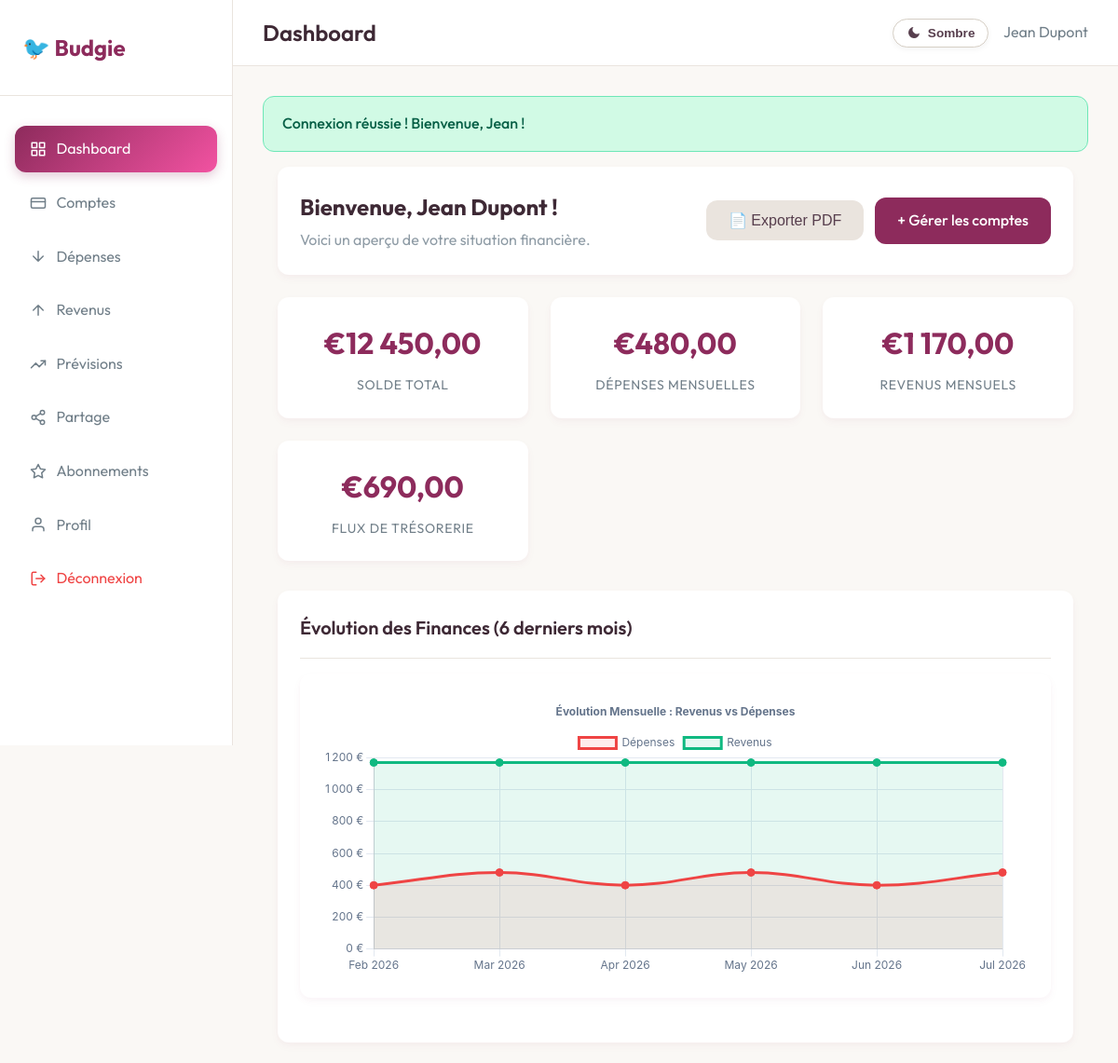
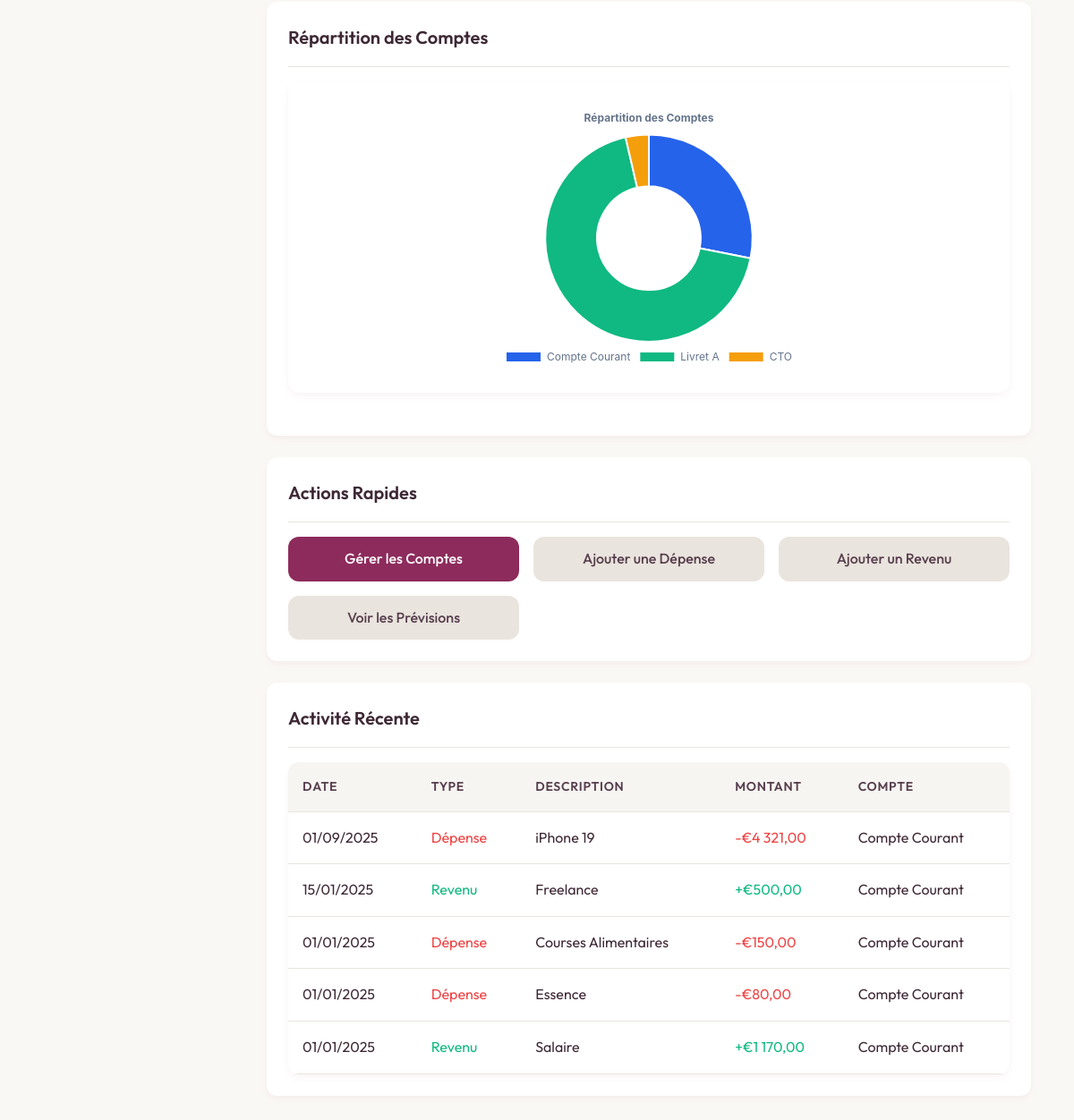
The app's page /public/index.php (signed in) with its own data (2 pictures, top to bottom).
### tables this page shows
CREATE TABLE expenses (
    id INT PRIMARY KEY AUTO_INCREMENT,
    user_id INT NOT NULL,
    account_id INT NOT NULL,
    name VARCHAR(100) NOT NULL,
    description TEXT,
    amount DECIMAL(15,2) NOT NULL,
    frequency ENUM('ponctuel', 'mensuel', 'bimensuel', 'trimestriel', 'semestriel', 'annuel') NOT NULL,
    start_date DATE NOT NULL,
    end_date DATE NULL,
    is_active BOOLEAN DEFAULT TRUE,
    created_at TIMESTAMP DEFAULT CURRENT_TIMESTAMP,
    updated_at TIMESTAMP DEFAULT CURRENT_TIMESTAMP ON UPDATE CURRENT_TIMESTAMP,
    deleted_at TIMESTAMP NULL DEFAULT NULL,
    FOREIGN KEY (user_id) REFERENCES users(id) ON DELETE CASCADE,
    FOREIGN KEY (account_id) REFERENCES accounts(id) ON DELETE CASCADE
);

CREATE TABLE incomes (
    id INT PRIMARY KEY AUTO_INCREMENT,
    user_id INT NOT NULL,
    account_id INT NOT NULL,
    name VARCHAR(100) NOT NULL,
    description TEXT,
    amount DECIMAL(15,2) NOT NULL,
    frequency ENUM('ponctuel', 'mensuel', 'bimensuel', 'trimestriel', 'semestriel', 'annuel') NOT NULL,
    start_date DATE NOT NULL,
    end_date DATE NULL,
    is_active BOOLEAN DEFAULT TRUE,
    created_at TIMESTAMP DEFAULT CURRENT_TIMESTAMP,
    updated_at TIMESTAMP DEFAULT CURRENT_TIMESTAMP ON UPDATE CURRENT_TIMESTAMP,
    deleted_at TIMESTAMP NULL DEFAULT NULL,
    FOREIGN KEY (user_id) REFERENCES users(id) ON DELETE CASCADE,
    FOREIGN KEY (account_id) REFERENCES accounts(id) ON DELETE CASCADE
);

### public/index.php (the view, shortened to what the rows shown need)
<?php
require_once __DIR__ . '/../src/config/config.php';
require_once SRC_PATH . '/services/ForecastService.php';
$forecastService = new ForecastService((int)$_SESSION['user_id']);
$firstOfMonth = new DateTime('first day of this month');
$lastOfMonth  = new DateTime('last day of this month');
$result  = $forecastService->buildForecast($lastOfMonth, $firstOfMonth);
$accounts     = fetchAll("SELECT id, name, balance FROM accounts WHERE user_id = ? AND deleted_at IS NULL", [$_SESSION['user_id']]);
$recentExpenses = fetchAll(
    "SELECT 'Dépense' as type, name, amount, start_date as date, 'text-danger' as class, account_id FROM expenses
     WHERE user_id = ? AND deleted_at IS NULL ORDER BY created_at DESC LIMIT 5",
    [$_SESSION['user_id']]
);
$recentIncomes = fetchAll(
    "SELECT 'Revenu' as type, name, amount, start_date as date, 'text-success' as class, account_id FROM incomes
     WHERE user_id = ? AND deleted_at IS NULL ORDER BY created_at DESC LIMIT 5",
    [$_SESSION['user_id']]
);
$recentActivity = array_merge($recentExpenses, $recentIncomes);
usort($recentActivity, function($a, $b) {
    return strtotime($b['date']) - strtotime($a['date']);
});
$recentActivity = array_slice($recentActivity, 0, 5);
$accountMap = [];
foreach (fetchAll("SELECT id, name FROM accounts WHERE user_id = ? AND deleted_at IS NULL", [$_SESSION['user_id']]) as $acc) {
    $accountMap[$acc['id']] = $acc['name'];
}
$trendLabels   = [];
$trendExpenses = [];
$trendIncomes  = [];
for ($i = 5; $i >= 0; $i--) {
    $monthDate = new DateTime("-{$i} months");
    $start = (clone $monthDate)->modify('first day of this month');
    $end   = (clone $monthDate)->modify('last day of this month');
    $res   = $forecastService->buildForecast($end, $start);
    $trendLabels[]   = $monthDate->format('M Y');
    $trendExpenses[] = $res['summary']['total_expense'];
    $trendIncomes[]  = $res['summary']['total_income'];
}
$trendPayload = json_encode([
    'labels'   => $trendLabels,
    'expenses' => $trendExpenses,
    'incomes'  => $trendIncomes,
], JSON_UNESCAPED_UNICODE | JSON_HEX_TAG | JSON_HEX_AMP | JSON_HEX_QUOT);
$distributionPayload = json_encode([
    'labels'   => array_column($accounts, 'name'),
    'balances' => array_map('floatval', array_column($accounts, 'balance')),
], JSON_UNESCAPED_UNICODE | JSON_HEX_TAG | JSON_HEX_AMP | JSON_HEX_QUOT);
include SRC_PATH . '/includes/header.php';
?>
<div class="container">
    <div class="card" style="display: flex; justify-content: space-between; align-items: center; flex-wrap: wrap; gap: 1rem;">
        <div>
            <h2 style="margin-bottom: 0.25rem;">Bienvenue, <?php echo htmlspecialchars($_SESSION['user_name'] ?? 'Utilisateur'); ?> !</h2>
        </div>
    </div>
            <script>window.dashboardChartData = <?php echo $trendPayload; ?>;</script>
            <script>window.accountBalanceChartData = <?php echo $distributionPayload; ?>;</script>
    <div class="card">
        <div class="table-container">
            <table class="table">
                <thead>
                    <tr>
                        <th>Date</th>
                        <th>Type</th>
                        <th>Description</th>
                        <th>Montant</th>
                        <th>Compte</th>
                    </tr>
                </thead>
                <tbody>
                    <?php if (empty($recentActivity)): ?>
                        <tr><td colspan="5" class="text-center" style="padding:2rem;">Aucune activité récente.</td></tr>
                    <?php else: ?>
                        <?php foreach ($recentActivity as $activity): ?>
                        <tr>
                            <td><?php echo formatDate($activity['date']); ?></td>
                            <td><span class="<?php echo htmlspecialchars($activity['class']); ?>"><?php echo htmlspecialchars($activity['type']); ?></span></td>
                            <td><?php echo htmlspecialchars($activity['name']); ?></td>
                            <td class="<?php echo htmlspecialchars($activity['class']); ?>">
                                <?php echo ($activity['type'] === 'Dépense' ? '-' : '+') . formatCurrency((float)$activity['amount']); ?>
                            </td>
                            <td><?php echo htmlspecialchars($accountMap[$activity['account_id']] ?? 'Inconnu'); ?></td>
                        </tr>
                        <?php endforeach; ?>
                    <?php endif; ?>
                </tbody>
            </table>
        </div>
    </div>
</div>
<?php include SRC_PATH . '/includes/footer.php'; ?>

### records on screen
expenses: start_date "01/09/2025", type "Dépense", name "iPhone 19", amount "€4 321,00", account "Compte Courant"
incomes: start_date "15/01/2025", type "Revenu", name "Freelance", amount "€500,00", account "Compte Courant"
expenses: start_date "01/01/2025", type "Dépense", name "Courses Alimentaires", amount "€150,00", account "Compte Courant"
expenses: start_date "01/01/2025", type "Dépense", name "Essence", amount "€80,00", account "Compte Courant"
incomes: start_date "01/01/2025", type "Revenu", name "Salaire", amount "€1 170,00", account "Compte Courant"

### other values on screen
$page_title "Dashboard"
$_SESSION['user_name'] "Jean Dupont"
$gFlashSuccess "Connexion réussie ! Bienvenue, Jean !"
formatCurrency($totalBalance) "€12 450,00"
formatCurrency($summary['total_expense']) "€480,00"
formatCurrency($summary['total_income']) "€1 170,00"
formatCurrency($summary['total_income'] - $summary['total_expense']) "€690,00"
chart data {{ $distributionPayload }} {"labels":["Compte Courant","Livret A","CTO"],"balances":[3500,8500,450]}
